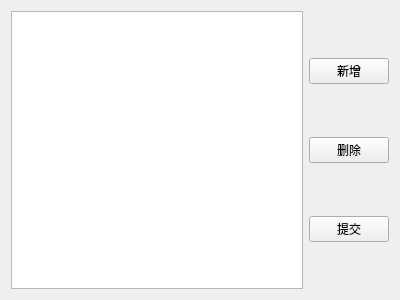
<?xml version="1.0" encoding="UTF-8"?>
<ui version="4.0">
 <class>DestinationManageWidget</class>
 <widget class="QWidget" name="DestinationManageWidget">
  <property name="geometry">
   <rect>
    <x>0</x>
    <y>0</y>
    <width>400</width>
    <height>300</height>
   </rect>
  </property>
  <property name="windowTitle">
   <string>收货地址</string>
  </property>
  <layout class="QHBoxLayout" name="horizontalLayout">
   <item>
    <widget class="QTableView" name="tableView">
     <property name="selectionMode">
      <enum>QAbstractItemView::SingleSelection</enum>
     </property>
     <property name="selectionBehavior">
      <enum>QAbstractItemView::SelectRows</enum>
     </property>
    </widget>
   </item>
   <item>
    <layout class="QVBoxLayout" name="verticalLayout">
     <item>
      <widget class="QPushButton" name="pushButtonAdd">
       <property name="text">
        <string>新增</string>
       </property>
      </widget>
     </item>
     <item>
      <widget class="QPushButton" name="pushButtonDelete">
       <property name="text">
        <string>删除</string>
       </property>
      </widget>
     </item>
     <item>
      <widget class="QPushButton" name="pushButtonSubmit">
       <property name="text">
        <string>提交</string>
       </property>
      </widget>
     </item>
    </layout>
   </item>
  </layout>
 </widget>
 <resources/>
 <connections/>
</ui>
